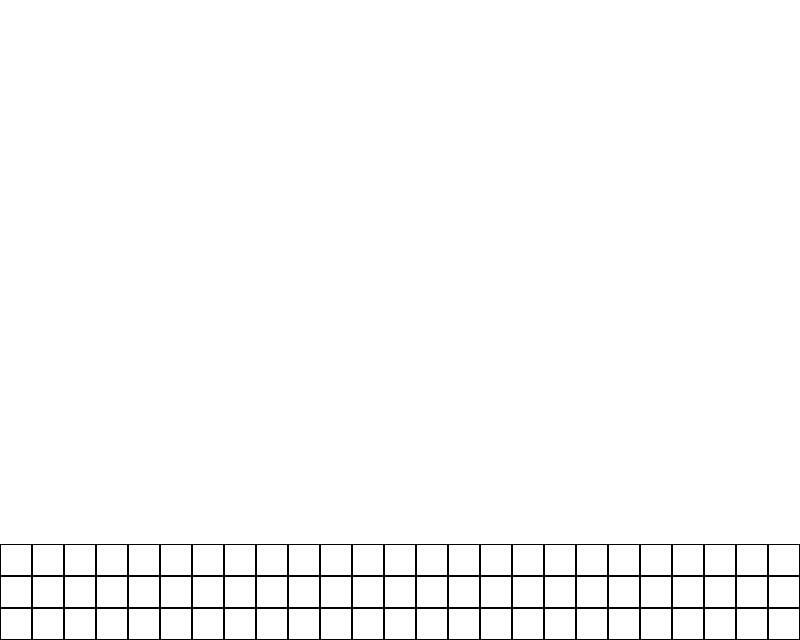

Below is a game level as drawn by its tile map, then a one-line description and the .tmx file that defines it, in full:
An orthogonal 25x20 tile map with 32x32 px tiles, 2 tile layers (Background, Static), 2 hidden layers not drawn and 4 objects (2x goal, 69, player).

<map version="1.2" tiledversion="1.3.2" orientation="orthogonal" renderorder="right-down" compressionlevel="0" width="25" height="20" tilewidth="32" tileheight="32" infinite="0" nextlayerid="8" nextobjectid="49">
 <editorsettings>
  <export target="level0.json" format="json" />
 </editorsettings>
 <tileset firstgid="1" name="ShiftTilemap" tilewidth="32" tileheight="32" tilecount="168" columns="12">
  <image source="../sprites/Tilemap.png" width="384" height="448" />
 </tileset>
 <layer id="1" name="Background" width="25" height="20">
  <data encoding="csv">
62,62,62,62,62,62,62,62,62,62,62,62,62,62,62,62,62,62,62,62,62,62,62,62,62,
62,62,62,62,62,62,62,62,62,62,62,62,62,62,62,62,62,62,62,62,62,62,62,62,62,
62,62,62,62,62,62,62,62,62,62,62,62,62,62,62,62,62,62,62,62,62,62,62,62,62,
62,62,62,62,62,62,62,62,62,62,62,62,62,62,62,62,62,62,62,62,62,62,62,62,62,
62,62,62,62,62,62,62,62,62,62,62,62,62,62,62,62,62,62,62,62,62,62,62,62,62,
62,62,62,62,62,62,62,62,62,62,62,62,62,62,62,62,62,62,62,62,62,62,62,62,62,
62,62,62,62,62,62,62,62,62,62,62,62,62,62,62,62,62,62,62,62,62,62,62,62,62,
62,62,62,62,62,62,62,62,62,62,62,62,62,62,62,62,62,62,62,62,62,62,62,62,62,
62,62,62,62,62,62,62,62,62,62,62,62,62,62,62,62,62,62,62,62,62,62,62,62,62,
62,62,62,62,62,62,62,62,62,62,62,62,62,62,62,62,62,62,62,62,62,62,62,62,62,
62,62,62,62,62,62,62,62,62,62,62,62,62,62,62,62,62,62,62,62,62,62,62,62,62,
62,62,62,62,62,62,62,62,62,62,62,62,62,62,62,62,62,62,62,62,62,62,62,62,62,
62,62,62,62,62,62,62,62,62,62,62,62,62,62,62,62,62,62,62,62,62,62,62,62,62,
62,62,62,62,62,62,62,62,62,62,62,62,62,62,62,62,62,62,62,62,62,62,62,62,62,
62,62,62,62,62,62,62,62,62,62,62,62,62,62,62,62,62,62,62,62,62,62,62,62,62,
62,62,62,62,62,62,62,62,62,62,62,62,62,62,62,62,62,62,62,62,62,62,62,62,62,
62,62,62,62,62,62,62,62,62,62,62,62,62,62,62,62,62,62,62,62,62,62,62,62,62,
62,62,62,62,62,62,62,62,62,62,62,62,62,62,62,62,62,62,62,62,62,62,62,62,62,
62,62,62,62,62,62,62,62,62,62,62,62,62,62,62,62,62,62,62,62,62,62,62,62,62,
62,62,62,62,62,62,62,62,62,62,62,62,62,62,62,62,62,62,62,62,62,62,62,62,62
</data>
 </layer>
 <layer id="5" name="Overhead" width="25" height="20" visible="0">
  <data encoding="csv">
64,64,64,64,64,64,64,64,64,64,64,64,64,64,64,64,64,64,64,64,64,64,64,64,64,
64,64,64,64,64,64,64,64,64,64,64,64,64,64,64,64,64,64,64,64,64,64,64,64,64,
64,64,64,64,64,64,64,64,64,64,64,64,64,64,64,64,64,64,64,64,64,64,64,64,64,
64,64,64,64,64,64,64,64,64,64,64,64,64,64,64,64,64,64,64,64,64,64,64,64,64,
64,64,64,64,64,64,64,64,64,64,64,64,64,64,64,64,64,64,64,64,64,64,64,64,64,
64,64,64,64,64,64,64,64,64,64,64,64,64,64,64,64,64,64,64,64,64,64,64,64,64,
64,64,64,64,64,64,64,64,64,64,64,64,64,64,64,64,64,64,64,64,64,64,64,64,64,
64,64,64,64,64,64,64,64,64,64,64,64,64,64,64,64,64,64,64,64,64,64,64,64,64,
64,64,64,64,64,64,64,64,64,64,64,64,64,64,64,64,64,64,64,64,64,64,64,64,64,
64,64,64,64,64,64,64,64,64,64,64,64,64,64,64,64,64,64,64,64,64,64,64,64,64,
64,64,64,64,64,64,64,64,64,64,64,64,64,64,64,64,64,64,64,64,64,64,64,64,64,
64,64,64,64,64,64,64,64,64,64,64,64,64,64,64,64,64,64,64,64,64,64,64,64,64,
64,64,64,64,64,64,64,64,64,64,64,64,64,64,64,64,64,64,64,64,64,64,64,64,64,
64,64,64,64,64,64,64,64,64,64,64,64,64,64,64,64,64,64,64,64,64,64,64,64,64,
64,64,64,64,64,64,64,64,64,64,64,64,64,64,64,64,64,64,64,64,64,64,64,64,64,
64,64,64,64,64,64,64,64,64,64,64,64,64,64,64,64,64,64,64,64,64,64,64,64,64,
64,64,64,64,64,64,64,64,64,64,64,64,64,64,64,64,64,64,64,64,64,64,64,64,64,
64,64,64,64,64,64,64,64,64,64,64,64,64,64,64,64,64,64,64,64,64,64,64,64,64,
64,64,64,64,64,64,64,64,64,64,64,64,64,64,64,64,64,64,64,64,64,64,64,64,64,
64,64,64,64,64,64,64,64,64,64,64,64,64,64,64,64,64,64,64,64,64,64,64,64,64
</data>
 </layer>
 <layer id="7" name="OverheadPits" width="25" height="20" visible="0">
  <data encoding="csv">
0,0,0,0,0,0,0,0,0,0,0,0,0,0,0,0,0,0,0,0,0,0,0,0,0,
0,0,0,0,0,0,0,0,0,0,0,0,0,0,0,0,0,0,0,0,0,0,0,0,0,
0,0,0,0,0,0,0,0,0,0,0,0,0,0,0,0,0,0,0,0,0,0,0,0,0,
0,0,0,0,0,0,0,0,0,0,0,0,0,0,0,0,0,0,0,0,0,0,0,0,0,
0,0,0,0,0,0,0,0,0,0,0,0,0,0,0,0,0,0,0,0,0,0,0,0,0,
0,0,0,0,0,0,0,0,0,0,0,0,0,0,0,0,0,0,0,0,0,0,0,0,0,
0,0,0,0,0,0,0,0,0,0,0,0,0,0,0,0,0,0,0,0,0,0,0,0,0,
0,0,0,0,0,0,0,0,0,0,0,0,0,0,0,0,0,0,0,0,0,0,0,0,0,
0,0,0,0,0,0,0,0,0,0,0,0,0,0,0,0,0,0,0,0,0,0,0,0,0,
0,0,0,0,0,0,0,0,0,0,0,0,0,0,0,0,0,0,0,0,0,0,0,0,0,
0,0,0,0,0,0,0,0,0,0,0,0,0,0,0,0,0,0,0,0,0,0,0,0,0,
0,0,0,0,0,0,0,0,0,0,0,0,0,0,0,0,0,0,0,0,0,0,0,0,0,
0,0,0,0,0,0,0,0,0,0,0,0,0,0,0,0,0,0,0,0,0,0,0,0,0,
0,0,0,0,0,0,0,0,0,0,0,0,0,0,0,0,0,0,0,0,0,0,0,0,0,
0,0,0,0,0,0,0,0,0,0,0,0,0,0,0,0,0,0,0,0,0,0,0,0,0,
0,0,0,0,0,0,0,0,0,0,0,0,0,0,0,0,0,0,0,0,0,0,0,0,0,
0,0,0,0,0,0,0,0,0,0,0,0,0,0,0,0,0,0,0,0,0,0,0,0,0,
0,0,0,0,0,0,0,0,0,0,0,0,0,0,0,0,0,0,0,0,0,0,0,0,0,
0,0,0,0,0,0,0,0,0,0,0,0,0,0,0,0,0,0,0,0,0,0,0,0,0,
0,0,0,0,0,0,0,0,0,0,0,0,0,0,0,0,0,0,0,0,0,0,0,0,0
</data>
 </layer>
 <layer id="2" name="Static" width="25" height="20">
  <data encoding="csv">
0,0,0,0,0,0,0,0,0,0,0,0,0,0,0,0,0,0,0,0,0,0,0,0,0,
0,0,0,0,0,0,0,0,0,0,0,0,0,0,0,0,0,0,0,0,0,0,0,0,0,
0,0,0,0,0,0,0,0,0,0,0,0,0,0,0,0,0,0,0,0,0,0,0,0,0,
0,0,0,0,0,0,0,0,0,0,0,0,0,0,0,0,0,0,0,0,0,0,0,0,0,
0,0,0,0,0,0,0,0,0,0,0,0,0,0,0,0,0,0,0,0,0,0,0,0,0,
0,0,0,0,0,0,0,0,0,0,0,0,0,0,0,0,0,0,0,0,0,0,0,0,0,
0,0,0,0,0,0,0,0,0,0,0,0,0,0,0,0,0,0,0,0,0,0,0,0,0,
0,0,0,0,0,0,0,0,0,0,0,0,0,0,0,0,0,0,0,0,0,0,0,0,0,
0,0,0,0,0,0,0,0,0,0,0,0,0,0,0,0,0,0,0,0,0,0,0,0,0,
0,0,0,0,0,0,0,0,0,0,0,0,0,0,0,0,0,0,0,0,0,0,0,0,0,
0,0,0,0,0,0,0,0,0,0,0,0,0,0,0,0,0,0,0,0,0,0,0,0,0,
0,0,0,0,0,0,0,0,0,0,0,0,0,0,0,0,0,0,0,0,0,0,0,0,0,
0,0,0,0,0,0,0,0,0,0,0,0,0,0,0,0,0,0,0,0,0,0,0,0,0,
0,0,0,0,0,0,0,0,0,0,0,0,0,0,0,0,0,0,0,0,0,0,0,0,0,
0,0,0,0,0,0,0,0,0,0,0,0,0,0,0,0,0,0,0,0,0,0,0,0,0,
0,0,0,0,0,0,0,0,0,0,0,0,0,0,0,0,0,0,0,0,0,0,0,0,0,
0,0,0,0,0,0,0,0,0,0,0,0,0,0,0,0,0,0,0,0,0,0,0,0,0,
61,61,61,61,61,61,61,61,61,61,61,61,61,61,61,61,61,61,61,61,61,61,61,61,61,
61,61,61,61,61,61,61,61,61,61,61,61,61,61,61,61,61,61,61,61,61,61,61,61,61,
61,61,61,61,61,61,61,61,61,61,61,61,61,61,61,61,61,61,61,61,61,61,61,61,61
</data>
 </layer>
 <objectgroup id="4" name="Objects">
  <object id="4" name="player" type="69" gid="1" x="64" y="544" width="32" height="32">
   <properties>
    <property name="x" type="int" value="0" />
    <property name="y" type="int" value="1" />
   </properties>
  </object>
  <object id="48" name="goal" gid="63" x="544" y="544" width="32" height="32">
   <properties>
    <property name="x" value="level1" />
   </properties>
  </object>
 </objectgroup>
 <objectgroup id="6" name="ObjectsOverhead">
  <object id="10" name="player" gid="85" x="64" y="320" width="32" height="32">
   <properties>
    <property name="x" type="int" value="0" />
   </properties>
  </object>
  <object id="13" name="goal" gid="147" x="544" y="320" width="32" height="32">
   <properties>
    <property name="level9" value="endScene" />
   </properties>
  </object>
 </objectgroup>
</map>
